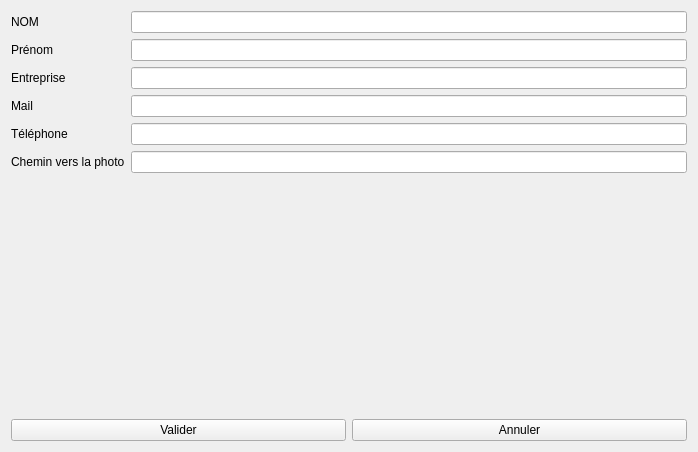
<?xml version="1.0" encoding="UTF-8"?>
<ui version="4.0">
 <class>CreerContact</class>
 <widget class="QWidget" name="CreerContact">
  <property name="geometry">
   <rect>
    <x>0</x>
    <y>0</y>
    <width>698</width>
    <height>452</height>
   </rect>
  </property>
  <property name="windowTitle">
   <string>Ajouter un Contact</string>
  </property>
  <layout class="QVBoxLayout" name="verticalLayout">
   <item>
    <layout class="QFormLayout" name="formLayout">
     <item row="0" column="0">
      <widget class="QLabel" name="QLNom">
       <property name="text">
        <string>NOM</string>
       </property>
      </widget>
     </item>
     <item row="0" column="1">
      <widget class="QLineEdit" name="nOMLineEdit"/>
     </item>
     <item row="1" column="0">
      <widget class="QLabel" name="QLPrenom">
       <property name="text">
        <string>Prénom</string>
       </property>
      </widget>
     </item>
     <item row="1" column="1">
      <widget class="QLineEdit" name="prNomLineEdit"/>
     </item>
     <item row="2" column="0">
      <widget class="QLabel" name="QLEntreprise">
       <property name="text">
        <string>Entreprise</string>
       </property>
      </widget>
     </item>
     <item row="2" column="1">
      <widget class="QLineEdit" name="entrepriseLineEdit"/>
     </item>
     <item row="3" column="0">
      <widget class="QLabel" name="QLMail">
       <property name="text">
        <string>Mail</string>
       </property>
      </widget>
     </item>
     <item row="3" column="1">
      <widget class="QLineEdit" name="mailLineEdit"/>
     </item>
     <item row="4" column="0">
      <widget class="QLabel" name="QLTel">
       <property name="text">
        <string>Téléphone</string>
       </property>
      </widget>
     </item>
     <item row="4" column="1">
      <widget class="QLineEdit" name="tLPhoneLineEdit"/>
     </item>
     <item row="5" column="1">
      <widget class="QLineEdit" name="cheminVersLaPhotoLineEdit"/>
     </item>
     <item row="5" column="0">
      <widget class="QLabel" name="QLPhoto">
       <property name="text">
        <string>Chemin vers la photo</string>
       </property>
      </widget>
     </item>
    </layout>
   </item>
   <item>
    <layout class="QHBoxLayout" name="horizontalLayout">
     <item>
      <widget class="QPushButton" name="PBValider">
       <property name="text">
        <string>Valider</string>
       </property>
      </widget>
     </item>
     <item>
      <widget class="QPushButton" name="PBAnnuler">
       <property name="text">
        <string>Annuler</string>
       </property>
      </widget>
     </item>
    </layout>
   </item>
  </layout>
 </widget>
 <resources/>
 <connections/>
</ui>
